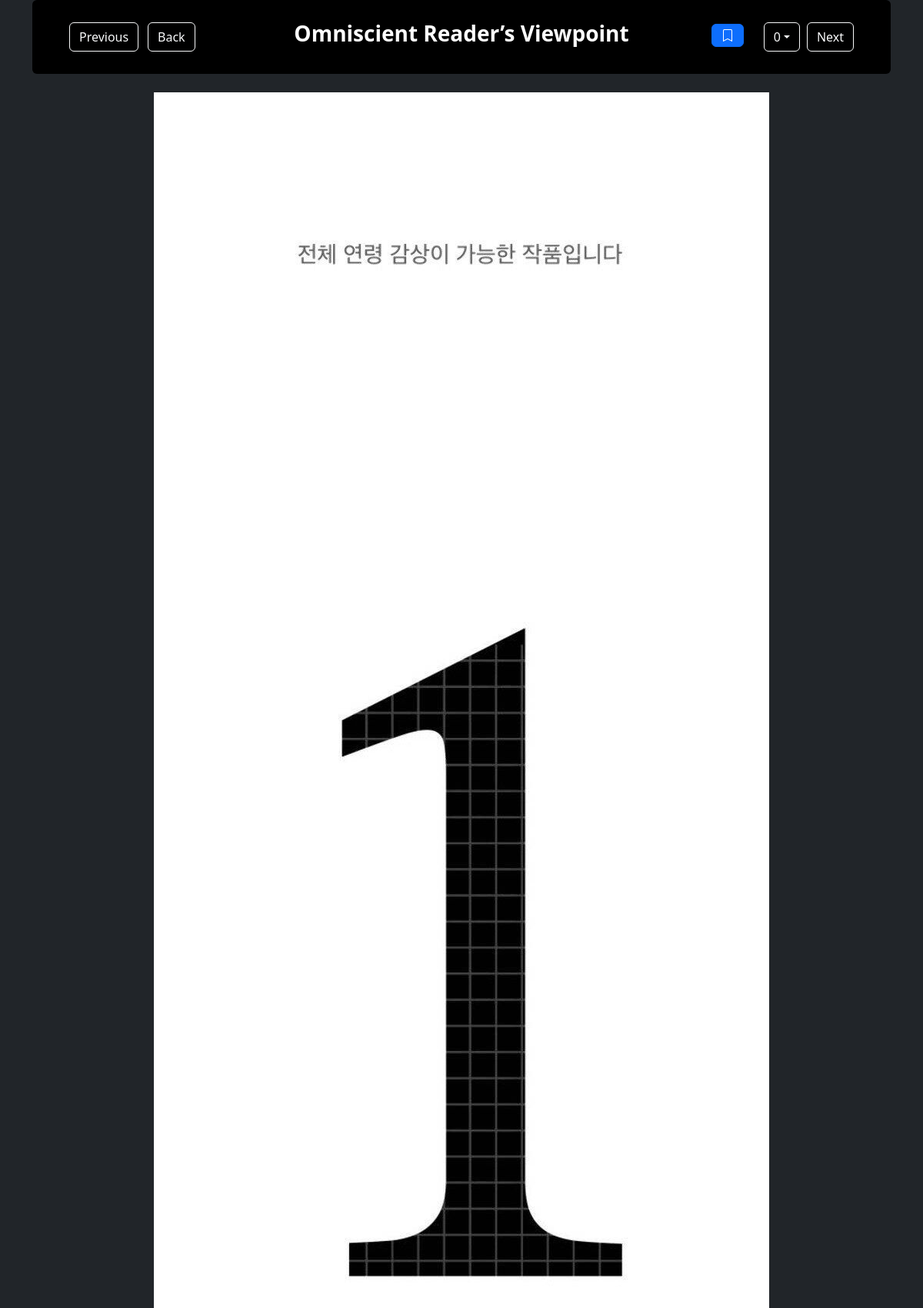
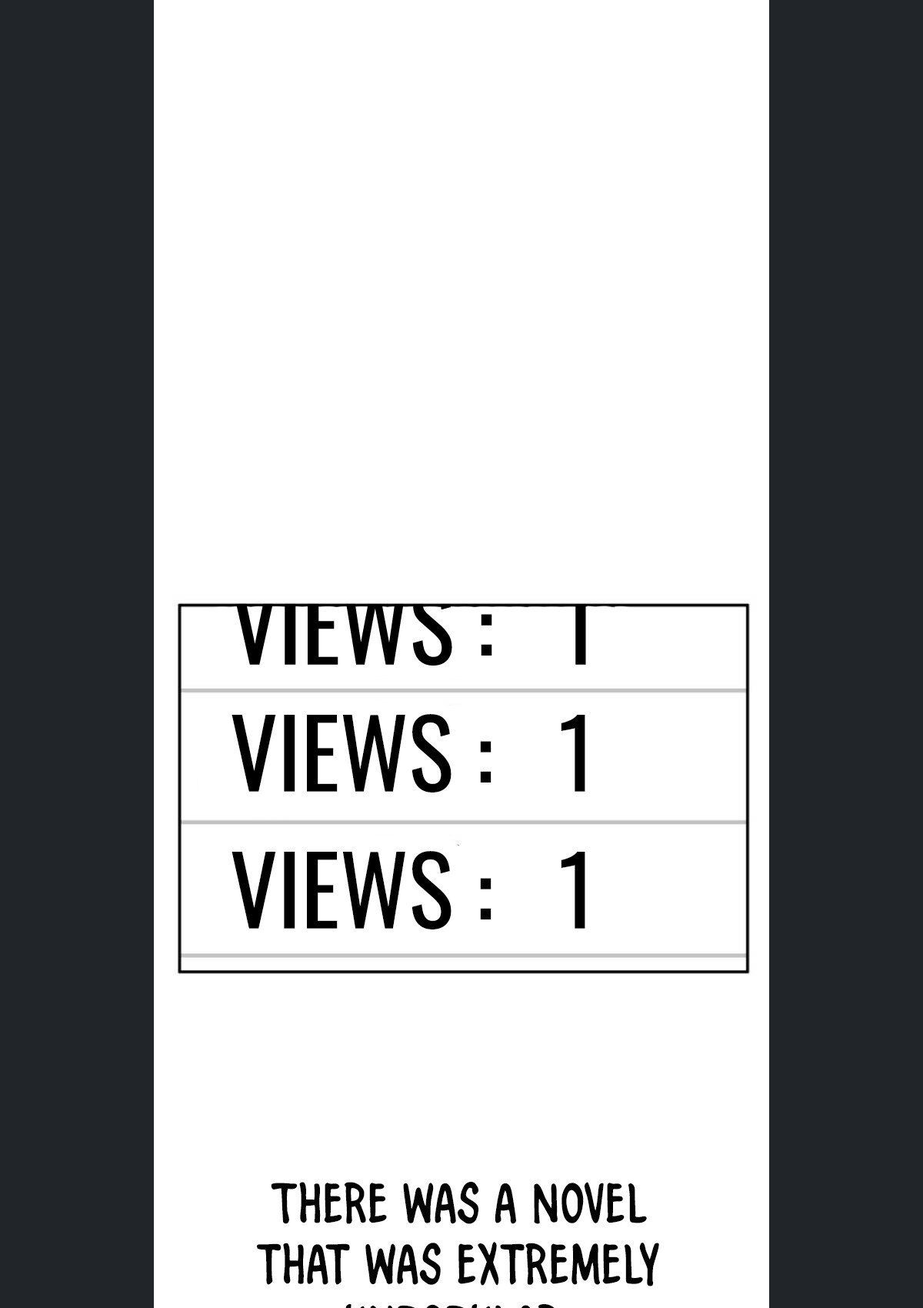
Page /Manhwa/Omniscient Reader’s Viewpoint/chapter-0/ (upper part) on the committed database (2 pictures, top to bottom).
### main/models.py (models this page shows, shortened)
class Chapter(models.Model):
    manga = models.ForeignKey(Manga, on_delete=models.PROTECT, null=True, blank=True)
    name = models.TextField()
    number = models.IntegerField(blank=True, null=True)
    added = models.DateTimeField(blank=True, null=True, default=timezone.now)
    def get_chapter_url(self):
        return reverse("chapter-index", args=[self.manga.type, self.manga.title, self.number])
    def get_next_chapter_url(self):
        return reverse("chapter-index", args=[self.manga.type, self.manga.title, self.number+1])
    class Meta:
        get_latest_by = 'added'

class Manga(models.Model):
    title = models.TextField()
    type = models.TextField(null=True)
    description = models.TextField()
    publication_date = models.DateTimeField(default=timezone.now, blank=True, null=True)
    image = models.ImageField(upload_to="mangas/covers/", blank=True, default="book-placeholder.jpeg")
    genre = models.ManyToManyField(Genre)
    author = models.ForeignKey(Author, on_delete=models.PROTECT, null=True, related_name="books")
    created = models.DateField(null=True, blank=True)
    status = models.TextField(null=True, blank=True)
    age_restriction = models.TextField(null=True, blank=True)
    language = models.TextField(null=True, blank=True)
    def getGenre(self):
        return ", ".join([genre.name for genre in self.genre.all()])
    def get_follow_url(self):
        return reverse("manga-follow", args=[self.id])
    def get_manga_url(self):
        return reverse("manga-index", args=[self.type, self.title])
    getGenre.short_description = "Genre"
    try:
        def average_rating(self) -> float:
            return Rating.objects.filter(manga=self).aggregate(Avg("rating"))["rating__avg"] or 0
    except:
        pass
    try:
        def rating_count(self) -> float:
            return Rating.objects.filter(manga=self).aggregate(Count("rating"))["rating__count"] or 0
    except:
        pass

class MangaChapter(models.Model):
    chapter = models.ForeignKey(
        Chapter, on_delete=models.PROTECT, related_name="chapters")
    chapter_image = models.ImageField(null=True, blank=True,
                              upload_to=manga_image_upload_path)

### main/views.py (the view)
# urls.py: path("<str:type>/<str:title>/chapter-<int:number>/", ChapterView.as_view(), name="chapter-index"),
class ChapterView(TemplateView):
    template_name="read/read.html"
    def get(self, request, type, title, number):
        manga = Manga.objects.get(title=title)
        chapters = Chapter.objects.filter(manga=manga)
        try:
            chapter = Chapter.objects.get(manga=manga, number=number)
            latest = True
        except:
            chapter = Chapter.objects.get(manga=manga, number=number-1)
            manga = Manga.objects.get(title=title)
            latest = False
        images = MangaChapter.objects.filter(chapter=chapter)
        comments = ChapterComment.objects.filter(chapter=chapter)
        liked = sorted(comments, key=lambda comment: comment.likes_count(), reverse=True)
        params = {
            'manga': manga,
            'chapter': chapter,
            'images': images,
            'chapters': chapters,
            'comments': comments,
            'liked': liked,
        }
        if latest is True:
            return render(request, self.template_name, params)
        else:
            return render(request, "read/latest_chapter.html", params)

### accounts/models.py (called while the page is built)
    def get_user_url(self):
        return reverse("user", args=[self.id])

### main/models.py (called while the page is built)
    def get_likecomment_url(self):
        return reverse("comment-ch-like", args=[self.id])

    def likes_count(self):
        return len(self.likes.all())

### templates/read/read.html (shortened to what this page needs)
{% load static %}
<html lang="en">
    <head>
        <link rel="stylesheet" type="text/css" href="{% static 'css/styles.css' %}">
        <link href="https://cdn.jsdelivr.net/npm/bootstrap-icons@1.5.0/font/bootstrap-icons.css" rel="stylesheet" />
        <link href="https://cdn.jsdelivr.net/npm/bootstrap@5.3.0-alpha1/dist/css/bootstrap.min.css" rel="stylesheet">
        <link rel="stylesheet" href="https://cdnjs.cloudflare.com/ajax/libs/font-awesome/4.7.0/css/font-awesome.min.css">
      </head>
    <body class="d-flex flex-column min-vh-100 bg-dark">
      <main class="container">
        <div class="p-4 p-md-5 mb-4 rounded text-white bg-black container sticky-top">
          <div class="position-relative align-items-center">
            {% if chapter.number > 0 %}
              {% if chapter.manga.type == "Manga" %}
              <div class="position-absolute top-50 start-0 translate-middle-y"><a href="{{ chapter.manga.get_manga_url }}" class="btn btn-outline-light mt-auto">Previous</a></div>
              {% else %}
              <div class="position-absolute top-50 start-0 translate-middle-y"><a href="{{ chapter.get_previous_chapter_url }}" class="btn btn-outline-light mt-auto">Previous</a></div>
              {% endif %}
            {% else %}
            <div class="position-absolute top-50 start-0 translate-middle-y"><a href="{{ chapter.manga.get_manga_url }}" class="btn btn-outline-light mt-auto">Previous</a></div>
            {% endif %}
            <div class="position-absolute top-50 translate-middle-y" style="margin-left: 10%;"><a href="{{ chapter.manga.get_manga_url }}" class="btn btn-outline-light mt-auto">Back</a></div>
            <div class="position-absolute top-50 start-50 translate-middle dropdown"><h3 class="display fw-bolder">{{ chapter.manga.title }}</h3></div>
            <div class="position-absolute top-50 end-0 translate-middle-y" style="margin-right: 14%; margin-top: 0.5%">
              <form action="{{ manga.get_follow_url }}" style="max-width: 35%; margin-top: 5%;" method="POST">
                {% if manga in user.bookmarks.all %}
                <button type="submit" class="btn btn-success">
                    <svg xmlns="http://www.w3.org/2000/svg" width="16" height="16" fill="currentColor" class="bi bi-bookmark" viewBox="0 0 16 16">
                        <path d="M2 2a2 2 0 0 1 2-2h8a2 2 0 0 1 2 2v13.5a.5.5 0 0 1-.777.416L8 13.101l-5.223 2.815A.5.5 0 0 1 2 15.5V2zm2-1a1 1 0 0 0-1 1v12.566l4.723-2.482a.5.5 0 0 1 .554 0L13 14.566V2a1 1 0 0 0-1-1H4z"></path>
                    </svg>
                </button>
                {% else %}
                <button type="submit" class="btn btn-primary">
                </button>
                {% endif %}
              </form>
            </div>
            <div class="position-absolute top-50 translate-middle-y" style="margin-left: 88.5%;">
              <a href="#" class="btn btn-outline-light mt-auto dropdown-toggle" role="button" data-bs-toggle="dropdown">{{chapter.number}}</a>
            </div>
            <div class="position-absolute top-50 end-0 translate-middle-y">
              {% if latest == false %}
              <a href="{{ chapter.get_next_chapter_url }}" class="btn btn-outline-light mt-auto">Next</a>
              {% else %}
              <a href="{{ chapter.manga.get_manga_url }}" class="btn btn-outline-light mt-auto">Next</a>
              {% endif %}
            </div>
          </div>
        </div>
        <div class="row">
          {% if chapter.manga.type != "Manga" %}
          <div id="over">
              {% for image in images %}
                <img class="center" src="{{ image.chapter_image.url }}" />
              {% endfor %}
            </div>
            {% else %}
              <div id="over">
                {% for image in images %}
                <img src="{{ image.chapter_image.url }}" style="max-width: 900px" />
                {% endfor %}
              </div>
            {% endif %}
          </div>
      </main>
    </body>
</html>

### rows in the picture
Chapter: manga "Omniscient Reader’s Viewpoint", number "0"
MangaChapter: chapter_image (picture)
